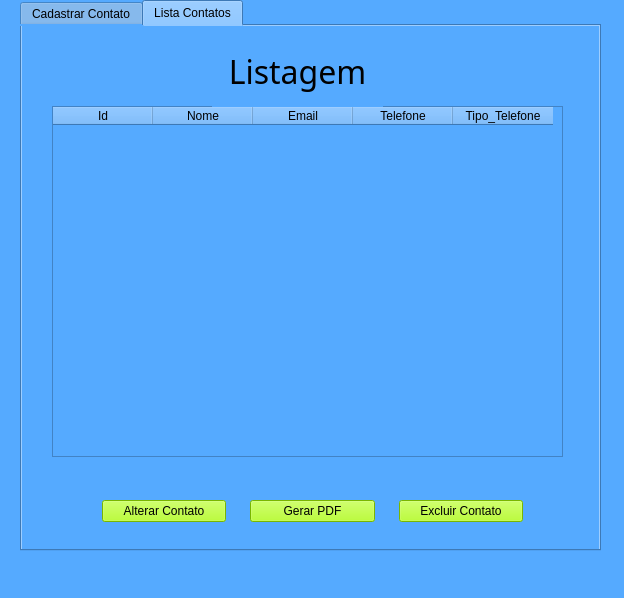
<?xml version="1.0" encoding="UTF-8"?>
<ui version="4.0">
 <class>MainWindow</class>
 <widget class="QMainWindow" name="MainWindow">
  <property name="windowModality">
   <enum>Qt::NonModal</enum>
  </property>
  <property name="geometry">
   <rect>
    <x>0</x>
    <y>0</y>
    <width>624</width>
    <height>598</height>
   </rect>
  </property>
  <property name="cursor">
   <cursorShape>ArrowCursor</cursorShape>
  </property>
  <property name="windowTitle">
   <string>MainWindow</string>
  </property>
  <property name="layoutDirection">
   <enum>Qt::LeftToRight</enum>
  </property>
  <property name="styleSheet">
   <string notr="true">background-color: rgb(85, 170, 255);</string>
  </property>
  <property name="toolButtonStyle">
   <enum>Qt::ToolButtonIconOnly</enum>
  </property>
  <widget class="QWidget" name="centralwidget">
   <widget class="QTabWidget" name="tabs">
    <property name="enabled">
     <bool>true</bool>
    </property>
    <property name="geometry">
     <rect>
      <x>20</x>
      <y>0</y>
      <width>581</width>
      <height>551</height>
     </rect>
    </property>
    <property name="focusPolicy">
     <enum>Qt::TabFocus</enum>
    </property>
    <property name="currentIndex">
     <number>1</number>
    </property>
    <property name="movable">
     <bool>false</bool>
    </property>
    <widget class="QWidget" name="register_tab">
     <attribute name="title">
      <string>Cadastrar Contato</string>
     </attribute>
     <widget class="QPushButton" name="btnRegister">
      <property name="geometry">
       <rect>
        <x>220</x>
        <y>400</y>
        <width>141</width>
        <height>51</height>
       </rect>
      </property>
      <property name="font">
       <font>
        <weight>75</weight>
        <bold>true</bold>
       </font>
      </property>
      <property name="styleSheet">
       <string notr="true">background-color: rgb(255, 170, 255);</string>
      </property>
      <property name="text">
       <string>CADASTRAR</string>
      </property>
     </widget>
     <widget class="QLabel" name="label">
      <property name="geometry">
       <rect>
        <x>210</x>
        <y>100</y>
        <width>171</width>
        <height>71</height>
       </rect>
      </property>
      <property name="font">
       <font>
        <family>Rockwell</family>
        <pointsize>24</pointsize>
        <weight>50</weight>
        <italic>false</italic>
        <bold>false</bold>
       </font>
      </property>
      <property name="layoutDirection">
       <enum>Qt::LeftToRight</enum>
      </property>
      <property name="styleSheet">
       <string notr="true"/>
      </property>
      <property name="text">
       <string>Cadastrar</string>
      </property>
      <property name="textFormat">
       <enum>Qt::AutoText</enum>
      </property>
      <property name="alignment">
       <set>Qt::AlignCenter</set>
      </property>
     </widget>
     <widget class="QWidget" name="formLayoutWidget">
      <property name="geometry">
       <rect>
        <x>90</x>
        <y>190</y>
        <width>421</width>
        <height>111</height>
       </rect>
      </property>
      <layout class="QFormLayout" name="formLayout">
       <property name="horizontalSpacing">
        <number>64</number>
       </property>
       <property name="verticalSpacing">
        <number>20</number>
       </property>
       <item row="0" column="0">
        <widget class="QLabel" name="label_3">
         <property name="enabled">
          <bool>true</bool>
         </property>
         <property name="font">
          <font>
           <family>Rockwell</family>
           <pointsize>12</pointsize>
           <weight>50</weight>
           <italic>false</italic>
           <bold>false</bold>
          </font>
         </property>
         <property name="layoutDirection">
          <enum>Qt::LeftToRight</enum>
         </property>
         <property name="styleSheet">
          <string notr="true"/>
         </property>
         <property name="text">
          <string>Nome</string>
         </property>
         <property name="textFormat">
          <enum>Qt::AutoText</enum>
         </property>
         <property name="alignment">
          <set>Qt::AlignCenter</set>
         </property>
        </widget>
       </item>
       <item row="0" column="1">
        <widget class="QLineEdit" name="name_contact">
         <property name="styleSheet">
          <string notr="true">background-color: rgb(255, 255, 255);</string>
         </property>
         <property name="text">
          <string/>
         </property>
        </widget>
       </item>
       <item row="1" column="0">
        <widget class="QLabel" name="label_4">
         <property name="enabled">
          <bool>true</bool>
         </property>
         <property name="font">
          <font>
           <family>Rockwell</family>
           <pointsize>12</pointsize>
           <weight>50</weight>
           <italic>false</italic>
           <bold>false</bold>
          </font>
         </property>
         <property name="layoutDirection">
          <enum>Qt::LeftToRight</enum>
         </property>
         <property name="styleSheet">
          <string notr="true"/>
         </property>
         <property name="text">
          <string>Email</string>
         </property>
         <property name="textFormat">
          <enum>Qt::AutoText</enum>
         </property>
         <property name="alignment">
          <set>Qt::AlignCenter</set>
         </property>
        </widget>
       </item>
       <item row="1" column="1">
        <widget class="QLineEdit" name="email_contact">
         <property name="styleSheet">
          <string notr="true">background-color: rgb(255, 255, 255);</string>
         </property>
         <property name="text">
          <string/>
         </property>
        </widget>
       </item>
       <item row="2" column="0">
        <widget class="QLabel" name="label_5">
         <property name="enabled">
          <bool>true</bool>
         </property>
         <property name="font">
          <font>
           <family>Rockwell</family>
           <pointsize>12</pointsize>
           <weight>50</weight>
           <italic>false</italic>
           <bold>false</bold>
          </font>
         </property>
         <property name="layoutDirection">
          <enum>Qt::LeftToRight</enum>
         </property>
         <property name="styleSheet">
          <string notr="true"/>
         </property>
         <property name="text">
          <string>Telefone</string>
         </property>
         <property name="textFormat">
          <enum>Qt::AutoText</enum>
         </property>
         <property name="alignment">
          <set>Qt::AlignCenter</set>
         </property>
        </widget>
       </item>
       <item row="2" column="1">
        <widget class="QLineEdit" name="tel_contact">
         <property name="styleSheet">
          <string notr="true">background-color: rgb(255, 255, 255);</string>
         </property>
         <property name="text">
          <string/>
         </property>
        </widget>
       </item>
      </layout>
     </widget>
     <widget class="QWidget" name="horizontalLayoutWidget">
      <property name="geometry">
       <rect>
        <x>180</x>
        <y>360</y>
        <width>241</width>
        <height>19</height>
       </rect>
      </property>
      <layout class="QHBoxLayout" name="horizontalLayout">
       <item>
        <widget class="QRadioButton" name="residencial_type">
         <property name="text">
          <string>Residencial</string>
         </property>
        </widget>
       </item>
       <item>
        <widget class="QRadioButton" name="celular_type">
         <property name="text">
          <string>Celular</string>
         </property>
        </widget>
       </item>
      </layout>
     </widget>
    </widget>
    <widget class="QWidget" name="contact_tab">
     <attribute name="title">
      <string>Lista Contatos</string>
     </attribute>
     <widget class="QTableWidget" name="contactList">
      <property name="enabled">
       <bool>true</bool>
      </property>
      <property name="geometry">
       <rect>
        <x>30</x>
        <y>80</y>
        <width>511</width>
        <height>351</height>
       </rect>
      </property>
      <property name="autoFillBackground">
       <bool>false</bool>
      </property>
      <property name="sortingEnabled">
       <bool>false</bool>
      </property>
      <column>
       <property name="text">
        <string>Id</string>
       </property>
      </column>
      <column>
       <property name="text">
        <string>Nome</string>
       </property>
      </column>
      <column>
       <property name="text">
        <string>Email</string>
       </property>
      </column>
      <column>
       <property name="text">
        <string>Telefone</string>
       </property>
      </column>
      <column>
       <property name="text">
        <string>Tipo_Telefone</string>
       </property>
      </column>
     </widget>
     <widget class="QWidget" name="horizontalLayoutWidget_2">
      <property name="geometry">
       <rect>
        <x>80</x>
        <y>460</y>
        <width>421</width>
        <height>51</height>
       </rect>
      </property>
      <layout class="QHBoxLayout" name="horizontalLayout_4">
       <property name="spacing">
        <number>24</number>
       </property>
       <item>
        <widget class="QPushButton" name="alter_contact">
         <property name="styleSheet">
          <string notr="true">background-color: rgb(170, 255, 0);</string>
         </property>
         <property name="text">
          <string>Alterar Contato</string>
         </property>
        </widget>
       </item>
       <item>
        <widget class="QPushButton" name="pdf_generator">
         <property name="styleSheet">
          <string notr="true">background-color: rgb(170, 255, 0);</string>
         </property>
         <property name="text">
          <string>Gerar PDF</string>
         </property>
        </widget>
       </item>
       <item>
        <widget class="QPushButton" name="delete_contact">
         <property name="styleSheet">
          <string notr="true">background-color: rgb(170, 255, 0);</string>
         </property>
         <property name="text">
          <string>Excluir Contato</string>
         </property>
        </widget>
       </item>
      </layout>
     </widget>
     <widget class="QLabel" name="label_6">
      <property name="geometry">
       <rect>
        <x>190</x>
        <y>10</y>
        <width>171</width>
        <height>71</height>
       </rect>
      </property>
      <property name="font">
       <font>
        <family>Rockwell</family>
        <pointsize>24</pointsize>
        <weight>50</weight>
        <italic>false</italic>
        <bold>false</bold>
       </font>
      </property>
      <property name="layoutDirection">
       <enum>Qt::LeftToRight</enum>
      </property>
      <property name="styleSheet">
       <string notr="true"/>
      </property>
      <property name="text">
       <string>Listagem</string>
      </property>
      <property name="textFormat">
       <enum>Qt::AutoText</enum>
      </property>
      <property name="alignment">
       <set>Qt::AlignCenter</set>
      </property>
     </widget>
    </widget>
   </widget>
  </widget>
  <widget class="QMenuBar" name="menubar">
   <property name="enabled">
    <bool>true</bool>
   </property>
   <property name="geometry">
    <rect>
     <x>0</x>
     <y>0</y>
     <width>624</width>
     <height>21</height>
    </rect>
   </property>
  </widget>
  <widget class="QStatusBar" name="statusBar">
   <property name="enabled">
    <bool>true</bool>
   </property>
  </widget>
 </widget>
 <resources/>
 <connections/>
</ui>
